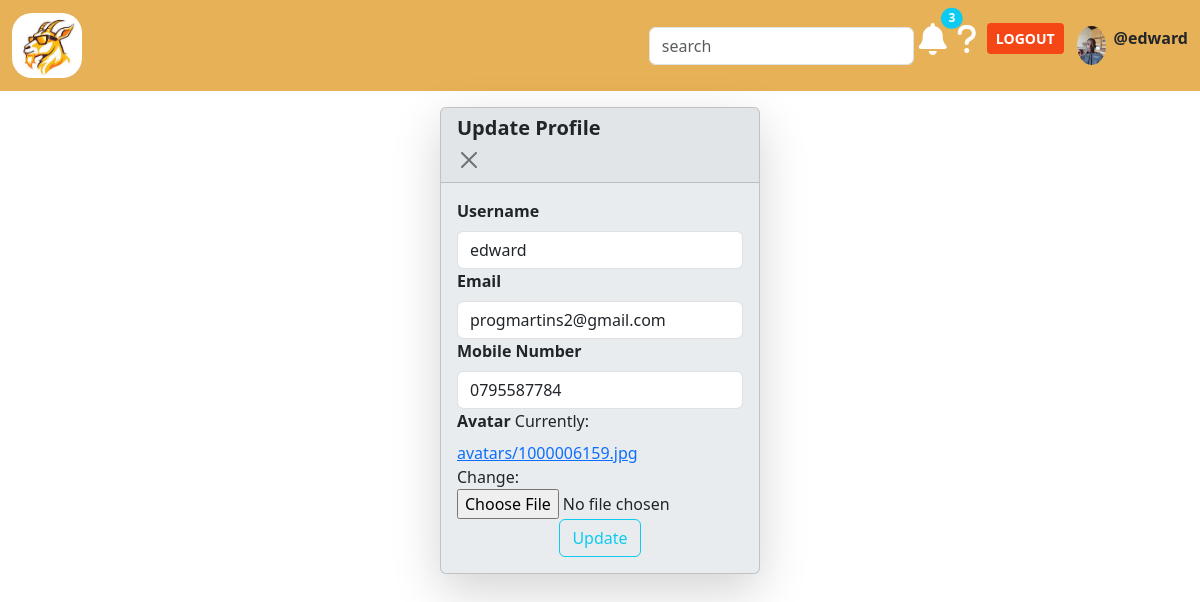
Screenshot of /profile-update/ (signed in) with the database file from the repository.
### taskmng/models.py (models this page shows, shortened)
class User(AbstractUser):
    username=models.CharField(max_length=100)
    email=models.EmailField(unique=True)
    mobile_number=models.CharField(max_length=13, blank=True, null=True,unique=True)
    avatar=models.ImageField(null=True, default=None, upload_to='avatars/')
    USERNAME_FIELD='email'
    REQUIRED_FIELDS=['username']

### taskmng/views.py (the view, shortened to what this page needs)
# urls.py: path('profile-update/', profileupdate, name="profileupdate"),
def profileupdate(request):
    user=request.user
    form=Profileupdateform(instance=user)
    return render(request,'taskmng/profiletabs/profileupdate.html', {'form':form})

### taskmng/forms.py
class Profileupdateform(forms.ModelForm):
    class Meta:
        model=User
        fields=['username','email','mobile_number','avatar']
        widgets={
            'username':forms.TextInput(attrs={
                'class':'form-control',
                'placeholder':'username'
            }),
            'email':forms.EmailInput(attrs={
                'class':'form-control',
                'placeholder':'email'
            }),
            'mobile_number':forms.TextInput(attrs={
                'class':'form-control',
                'placeholder':'mobile-number'
            }),
            'avatar':forms.ClearableFileInput(attrs={
                'class':'form-control-file'
            })
        }

### taskmng/templates/taskmng/profiletabs/profileupdate.html (shortened to what this page needs)
{% extends 'main.html'%}
{% block content%}
<div class="d-flex justify-content-center">
    <div class="card shadow-lg mt-3 bg-body-secondary" style="width:20rem" >
        <div class="card-header">
            <h1 class="card-title fs-5 fw-bold" id="profileupdatelabel">Update Profile</h1>
            <button class="btn-close" data-bs-dismiss="card" aria-label="Close"></button>
        </div>
        <div class="card-body">
            <form method="POST" action="" enctype="multipart/form-data">
                <div>
                    <label class="form-label fw-bold" for="{{form.username.id_for_label}}">Username</label>
                    {{form.username}}
                </div>
                <div>
                    <label class="form-label fw-bold" for="{{form.email.id_for_label}}">Email</label>
                    {{form.email}}
                </div>
                <div>
                    <label class="form-label fw-bold">Mobile Number</label>
                    {{form.mobile_number}}
                </div>
                <div>
                    <label class="form-label fw-bold">Avatar</label>
                    {{form.avatar}}
                </div>
                <div class="d-flex justify-content-center">
                    <button class="btn btn-outline-info" type="submit">Update</button>
                </div>
            </form>
        </div>
    </div>
</div>
{% endblock%}

### templates/navbar.html (shortened to what this page needs)
{% load static %}
<nav class="navbar navbar-expand-lg" style="background-color:#e6b157">
    <div class=" container-fluid">
        <a class="navbar-brand  " href="{% url 'projects'%}"><img src="{% static 'GOAT.jpeg'%}" style="width:70px; border-radius:20px 20px 20px 20px;" alt="logo"/></a>
        <div class="collapse navbar-collapse " id="navbarnav">
            <form class="ms-auto" role="search">
                <input class="form-control me-2" placeholder="search" aria-label="search">
            </form>
            <ul class="navbar-nav mb-2 mb-lg-0">
                <li class="nav-item">
                    <div class="position-relative">
                        <a href= ""><i class="fa-solid fa-bell fa-shake fa-2x" data-bs-toggle="modal" data-bs-target="notifymodal" style="margin:5px; color:white;"></i><span class="position-absolute top-0 start-100 translate-middle badge rounded-pill bg-info">3</span></a>
                    </div>
                </li>
                <li class="nav-item">
                    <a href=""><i class=" fa-solid fa-question fa-2x" style="color:white; margin:5px;" ></i></a>
                </li>
                <li class="nav-item">
                    {% if request.user.is_authenticated%}
                    <button type="button" class="btn btn-sm" style="margin:5px; background-color:#f54715; "><a href="{%url 'logout'%}" class="link-underline link-underline-opacity-0 fw-bold" style="color:white;">LOGOUT</a></button>
                    {% else %}
                    <button type="button" class="btn btn-sm" style="margin:5px; background-color:#f54715;"><a href="{% url 'login'%}" class=" link-underline link-underline-opacity-0 fw-bold" style="color:white;">LOGIN</a></button>
                    {% endif%}
                </li>
                <li class="nav-item">
                    {%if user.avatar%}
                    <a href="{% url 'profile' %}"><img src="{{request.user.avatar.url}}" alt="profile" class="nav-link" style="width:45px; border-radius:50%"/> </a>
                    {%else%}
                    <a href="{% url 'profile' %}"><img src="{% static 'taskmng/media/avatar-svgrepo-com.svg' %}" alt="profile" class="nav-link" style="width:45px; border-radius:50%"/> </a>
                    {%endif%}
                </li>
                {%if request.user.is_authenticated %}
                <li class="mt-2">
                    <p class="fw-bold">@{{request.user.username}}</p>
                </li>
                {% endif%}
            </ul>
        </div>
    </div>
</nav>

### rows the page displays
User: user.avatar (picture), user.username "edward", username "edward", email "progmartins2@gmail.com", mobile_number "0795587784"
